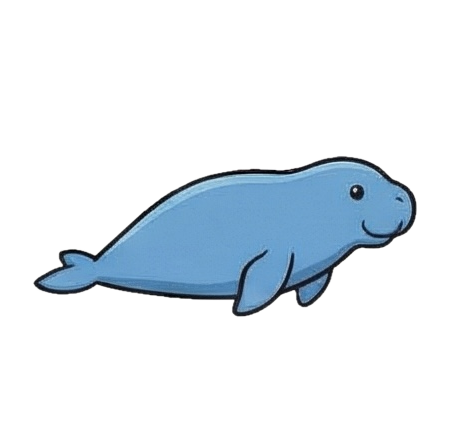
#> input picture dugong/dugong_app/ui/assets/Idle_loop1.PNG, 469 x 429 px
$ python prepare_sprites.py --input ../dugong_app/ui/assets/Idle_loop1.PNG --output out
#> lines starting #> are read from the running program, lines starting #| are printed output that depends on the picture
from __future__ import annotations

import argparse
from pathlib import Path
from typing import Iterable

import imageio.v3 as iio
import numpy as np
from PIL import Image, ImageSequence


IMAGE_EXTS = {".png", ".jpg", ".jpeg", ".webp", ".bmp"}
ANIM_EXTS = {".gif", ".webp", ".apng"}
VIDEO_EXTS = {".mp4", ".mov", ".mkv", ".avi", ".webm"}


def parse_args() -> argparse.Namespace:
    parser = argparse.ArgumentParser(description="Prepare stable dugong sprite frames from generated media.")
    parser.add_argument("--input", required=True, help="Input directory (frames) or single file (gif/webp/mp4).")
    parser.add_argument("--output", required=True, help="Output directory for PNG sprites.")
    parser.add_argument("--count", type=int, default=8, help="Target output frame count.")
    parser.add_argument("--canvas", type=int, default=512, help="Output canvas size (square).")
    parser.add_argument("--prefix", default="dugong_swim_right", help="Output filename prefix.")
    parser.add_argument("--bg-key", default="00ff00", help="Background key color hex, e.g. 00ff00 or ff00ff.")
    parser.add_argument("--tol", type=int, default=36, help="Color tolerance for keying (0-255).")
    parser.add_argument("--subject-ratio", type=float, default=0.72, help="Max subject size ratio in canvas.")
    parser.add_argument("--mirror", action="store_true", help="Also export mirrored left-facing frames.")
    return parser.parse_args()


def hex_to_rgb(value: str) -> tuple[int, int, int]:
    v = value.strip().lstrip("#")
    if len(v) != 6:
        raise ValueError(f"Invalid hex color: {value}")
    return int(v[0:2], 16), int(v[2:4], 16), int(v[4:6], 16)


def load_frames(input_path: Path) -> list[np.ndarray]:
    if input_path.is_dir():
        files = sorted(p for p in input_path.iterdir() if p.suffix.lower() in IMAGE_EXTS)
        if not files:
            raise RuntimeError(f"No image files found in directory: {input_path}")
        return [np.array(Image.open(p).convert("RGBA")) for p in files]

    ext = input_path.suffix.lower()
    if ext in ANIM_EXTS:
        im = Image.open(input_path)
        return [np.array(frame.convert("RGBA")) for frame in ImageSequence.Iterator(im)]

    if ext in IMAGE_EXTS:
        return [np.array(Image.open(input_path).convert("RGBA"))]

    if ext in VIDEO_EXTS:
        try:
            frames = iio.imread(input_path)
            if frames.ndim == 4:
                out: list[np.ndarray] = []
                for frame in frames:
                    if frame.shape[-1] == 3:
                        alpha = np.full((frame.shape[0], frame.shape[1], 1), 255, dtype=np.uint8)
                        frame = np.concatenate([frame, alpha], axis=2)
                    out.append(frame.astype(np.uint8))
                return out
        except Exception as exc:
            raise RuntimeError(
                f"Cannot decode video file '{input_path}'. Install ffmpeg or export frames/GIF first. Error: {exc}"
            ) from exc

    raise RuntimeError(f"Unsupported input type: {input_path}")


def key_out_background(frame: np.ndarray, key_rgb: tuple[int, int, int], tol: int) -> np.ndarray:
    out = frame.copy()
    rgb = out[:, :, :3].astype(np.int16)
    key = np.array(key_rgb, dtype=np.int16).reshape(1, 1, 3)
    dist = np.sqrt(np.sum((rgb - key) ** 2, axis=2))
    mask = dist <= max(0, int(tol))
    out[mask, 3] = 0
    return out


def alpha_bbox(frame: np.ndarray) -> tuple[int, int, int, int] | None:
    alpha = frame[:, :, 3]
    ys, xs = np.where(alpha > 0)
    if len(xs) == 0:
        return None
    return int(xs.min()), int(ys.min()), int(xs.max()) + 1, int(ys.max()) + 1


def crop_to_alpha(frame: np.ndarray) -> np.ndarray:
    box = alpha_bbox(frame)
    if box is None:
        return frame
    x0, y0, x1, y1 = box
    return frame[y0:y1, x0:x1]


def resize_keep_aspect(img: np.ndarray, target_max: int) -> np.ndarray:
    h, w = img.shape[:2]
    scale = min(1.0 if max(h, w) <= target_max else target_max / max(h, w), 10.0)
    new_w = max(1, int(round(w * scale)))
    new_h = max(1, int(round(h * scale)))
    pil = Image.fromarray(img, mode="RGBA").resize((new_w, new_h), Image.Resampling.LANCZOS)
    return np.array(pil)


def paste_center(canvas_size: int, fg: np.ndarray, center: tuple[int, int]) -> np.ndarray:
    canvas = np.zeros((canvas_size, canvas_size, 4), dtype=np.uint8)
    cx, cy = center
    h, w = fg.shape[:2]
    x0 = int(round(cx - w / 2))
    y0 = int(round(cy - h / 2))
    x1 = min(canvas_size, x0 + w)
    y1 = min(canvas_size, y0 + h)
    sx0 = max(0, -x0)
    sy0 = max(0, -y0)
    x0 = max(0, x0)
    y0 = max(0, y0)
    if x0 >= x1 or y0 >= y1:
        return canvas
    patch = fg[sy0 : sy0 + (y1 - y0), sx0 : sx0 + (x1 - x0)]
    alpha = patch[:, :, 3:4].astype(np.float32) / 255.0
    base = canvas[y0:y1, x0:x1].astype(np.float32)
    comp = patch.astype(np.float32)
    out = comp * alpha + base * (1 - alpha)
    canvas[y0:y1, x0:x1] = out.astype(np.uint8)
    return canvas


def evenly_sample(frames: list[np.ndarray], count: int) -> list[np.ndarray]:
    if not frames:
        return []
    if count <= 0:
        return frames
    if len(frames) <= count:
        return frames
    idxs = np.linspace(0, len(frames) - 1, count, dtype=int)
    return [frames[i] for i in idxs]


def process_frames(
    frames: list[np.ndarray],
    key_rgb: tuple[int, int, int],
    tol: int,
    canvas: int,
    count: int,
    subject_ratio: float,
) -> list[np.ndarray]:
    keyed = [key_out_background(f, key_rgb=key_rgb, tol=tol) for f in frames]
    sampled = evenly_sample(keyed, count=count)
    cropped = [crop_to_alpha(f) for f in sampled]

    target_max = max(1, int(round(canvas * max(0.1, min(1.0, subject_ratio)))))
    resized = [resize_keep_aspect(f, target_max=target_max) for f in cropped]

    centers_x = []
    centers_y = []
    for f in resized:
        h, w = f.shape[:2]
        centers_x.append(w / 2)
        centers_y.append(h / 2)
    target_center = (canvas // 2, canvas // 2)

    out = [paste_center(canvas_size=canvas, fg=f, center=target_center) for f in resized]
    return out


def save_frames(frames: Iterable[np.ndarray], out_dir: Path, prefix: str) -> list[Path]:
    out_dir.mkdir(parents=True, exist_ok=True)
    saved: list[Path] = []
    for i, frame in enumerate(frames, start=1):
        path = out_dir / f"{prefix}_{i:02d}.png"
        Image.fromarray(frame, mode="RGBA").save(path)
        saved.append(path)
    return saved


def main() -> int:
    args = parse_args()
    input_path = Path(args.input).resolve()
    output_dir = Path(args.output).resolve()
    key_rgb = hex_to_rgb(args.bg_key)

    frames = load_frames(input_path)
#> frames = 1 item
    processed = process_frames(
        frames=frames,
        key_rgb=key_rgb,
        tol=args.tol,
        canvas=args.canvas,
        count=args.count,
        subject_ratio=args.subject_ratio,
    )
#> in resize_keep_aspect, `pil = Image.fromarray(img, mode="RGBA").resize((new_w, new_h), Image.R..`:
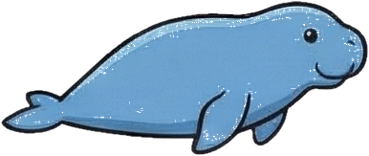
#> pil: PIL image 369x156 RGBA; mean R, G, B, A 57.3, 81.9, 102.4, 139.2; transparent parts drawn white
#> the loop in process_frames, `for f in resized:` made 1 pass
#> (h, w) on pass 1: (156, 369)
#> after the loop in process_frames, `for f in resized:`: centers_x = [184.5]; centers_y = [78]
#> in process_frames, `out = [paste_center(canvas_size=canvas, fg=f, center=target_center) fo..`: out = 1 item
#> processed = 1 item
    saved = save_frames(processed, output_dir, args.prefix)
#> the loop in save_frames, `for i, frame in enumerate(frames, start=1):` made 1 pass
#> i on pass 1: 1
#> pass 1, in save_frames, `Image.fromarray(frame, mode="RGBA").save(path)`:
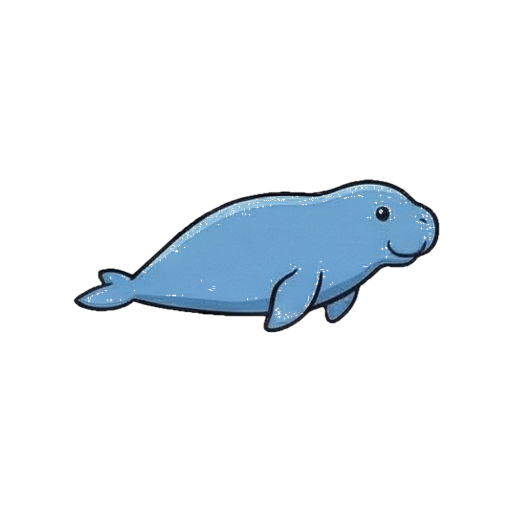
#> saved as dugong_swim_right_01.png: PIL image 512x512 RGBA; mean R, G, B, A 11.6, 17, 21.4, 30.1; transparent parts drawn white
#> saved = 1 item

    if args.mirror:
        mirrored = [np.ascontiguousarray(f[:, ::-1, :]) for f in processed]
        left_prefix = args.prefix.replace("_right", "_left")
        if left_prefix == args.prefix:
            left_prefix = f"{args.prefix}_left"
        save_frames(mirrored, output_dir, left_prefix)

    print(f"saved_frames={len(saved)} output={output_dir}")
#| saved_frames=1 output=dugong/scripts/out
    return 0


if __name__ == "__main__":
    raise SystemExit(main())
#> (the program exits here)
